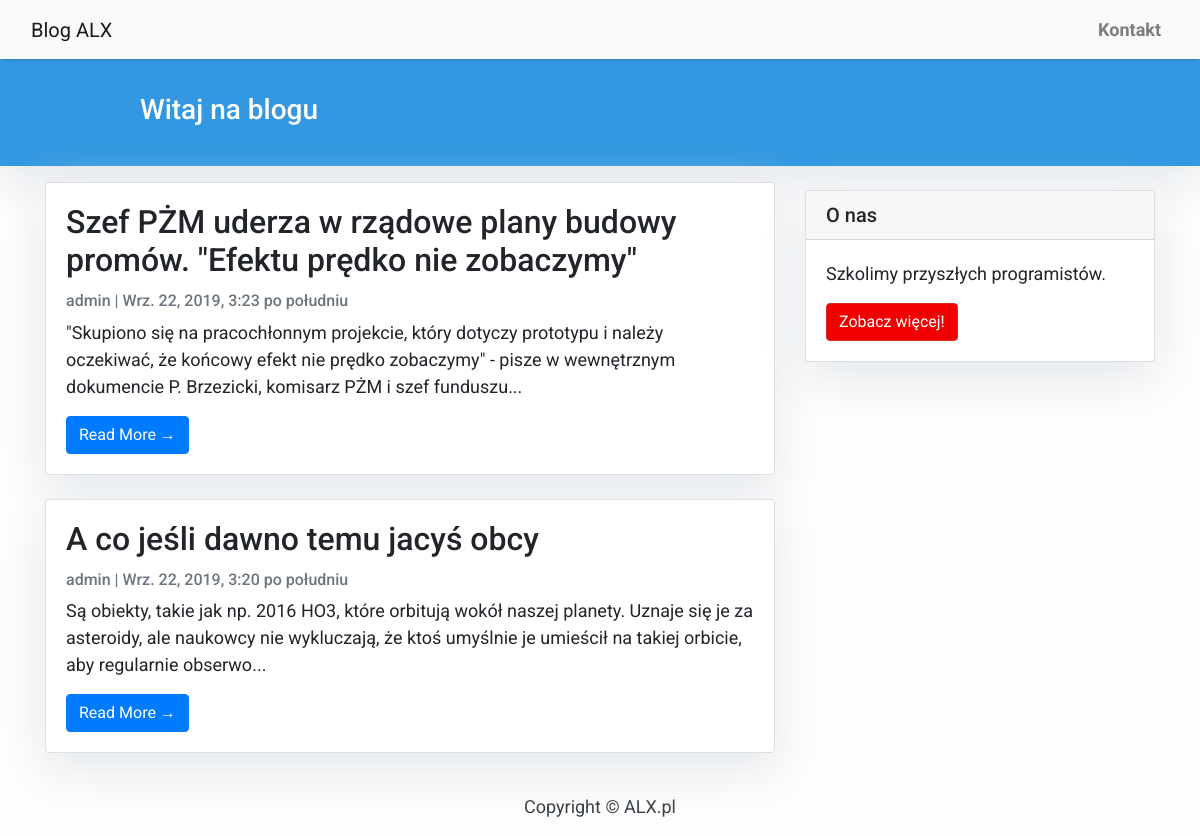
The page / on the database its author committed.
### blog/models.py (models this page shows, shortened)
class Post(models.Model):
    title = models.CharField(max_length=200, unique=True)
    slug = models.SlugField(max_length=200, unique=True)
    author = models.ForeignKey(User, on_delete= models.CASCADE,related_name='blog_posts')
    updated_on = models.DateTimeField(auto_now= True)
    content = models.TextField()
    created_on = models.DateTimeField(auto_now_add=True)
    status = models.IntegerField(choices=STATUS, default=0)
    class Meta:
        ordering = ['-created_on']

### blog/views.py (the view)
# urls.py: url('', views.PostList.as_view(), name='home')
class PostList(generic.ListView):
    queryset = Post.objects.filter(status=1).order_by('-created_on')
    template_name = 'index.html'

### templates/index.html (shortened to what this page needs)
{% extends "base.html" %}
{% block content %}
<header class="masthead">
    <div class="container">
        <div class="row">
            <div class=" col-md-8 col-md-10 mx-auto">
                <div class="site-heading">
                    <h3 class=" site-heading my-4 mt-3 text-white"> Witaj na blogu </h3>
                </div>
            </div>
        </div>
    </div>
</header>
<div class="container">
    <div class="row">
        <div class="col-md-8 mt-3 left">
            {% for post in post_list %}
            <div class="card mb-4">
                <div class="card-body">
                    <h2 class="card-title">{{ post.title }}</h2>
                    <p class="card-text text-muted h6">{{ post.author }} | {{ post.created_on}} </p>
                    <p class="card-text">{{post.content|slice:":200" }}...</p>
                    <a href="{% url 'post_detail' post.slug %}" class="btn btn-primary">Read More &rarr;</a>
                </div>
            </div>
            {% endfor %}
        </div>
        {% block sidebar %}
        {% include 'sidebar.html' %}
        {% endblock sidebar %}
    </div>
</div>
{%endblock%}

### templates/base.html (shortened to what this page needs)
<!DOCTYPE html>
<html>
  <head>
    <link
      rel="stylesheet"
      href="https://maxcdn.bootstrapcdn.com/bootstrap/4.0.0/css/bootstrap.min.css"
    />
  </head>
  <body>
    <nav class="navbar navbar-expand-lg navbar-light bg-light shadow" id="mainNav">
      <div class="container-fluid">
        <a class="navbar-brand" href="{% url 'home' %}" >Blog ALX</a>
        <div class="collapse navbar-collapse" id="navbarResponsive">
          <ul class="navbar-nav ml-auto">
            <li class="nav-item text-black">
              <a
                class="nav-link text-black font-weight-bold"
                href="#"
                >Kontakt</a
              >
            </li>
          </ul>
        </div>
      </div>
    </nav>
            {% block content %}{% endblock content %}
    <footer class="py-3 bg-grey">
              <p class="m-0 text-dark text-center ">Copyright &copy; ALX.pl</p>
    </footer>
  </body>
</html>

### templates/sidebar.html (shortened to what this page needs)
{% block sidebar %}
<div class="col-md-4 float-right ">
<div class="card my-4">
        <h5 class="card-header">O nas</h5>
    <div class="card-body">
        <p class="card-text"> Szkolimy przyszłych programistów.</p>
        <a href="#"
           class="btn btn-danger">Zobacz więcej!</a>
    </div>
</div>
</div>
{% endblock sidebar %}

### templates/base.html (style rules this page uses)
body { font-family: "Roboto", sans-serif; font-size: 17px; background-color: #fdfdfd; }
.shadow { box-shadow: 0 4px 2px -2px rgba(0,0,0,0.1); }
.btn-danger { color: #fff; background-color: #f00000; border-color: #dc281e; }
.masthead { background:#3398E1; height: auto; padding-bottom: 15px; box-shadow: 0 16px 48px #E3E7EB; padding-top: 10px; }

### templates/index.html (style rules this page uses)
body { font-family: "Roboto", sans-serif; font-size: 18px; background-color: #fdfdfd; }
.card { box-shadow: 0 16px 48px #E3E7EB; }

### templates/sidebar.html (style rules this page uses)
.card { box-shadow: 0 16px 48px #E3E7EB; }

### rows shown on the page
Post: title "Szef PŻM uderza w rządowe plany budowy promów. \"Efektu prędko nie zobaczymy\"", author "admin", created_on "Wrz. 22, 2019, 3:23 po południu", content "\"Skupiono się na pracochłonnym projekcie, który dotyczy prototypu i należy oczekiwać, że końcowy efekt nie prędko zobaczymy\" - pisze w wewnętrznym dokumencie P. Brzezicki, komisarz PŻM i szef funduszu"
Post: title "A co jeśli dawno temu jacyś obcy", author "admin", created_on "Wrz. 22, 2019, 3:20 po południu", content "Są obiekty, takie jak np. 2016 HO3, które orbitują wokół naszej planety. Uznaje się je za asteroidy, ale naukowcy nie wykluczają, że ktoś umyślnie je umieścił na takiej orbicie, aby regularnie obserwo"
